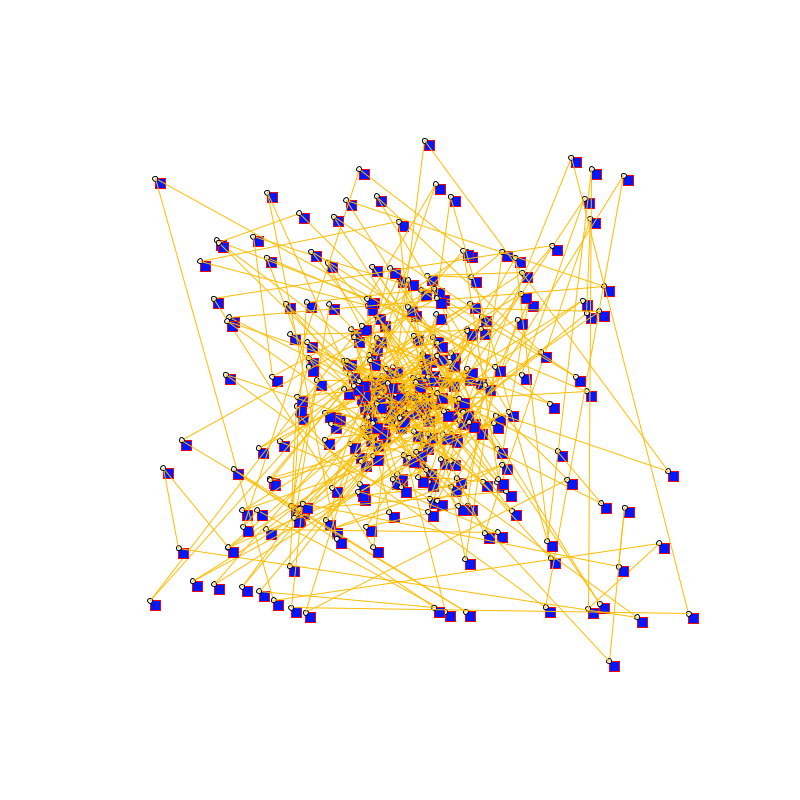
Frame 1 (no input)
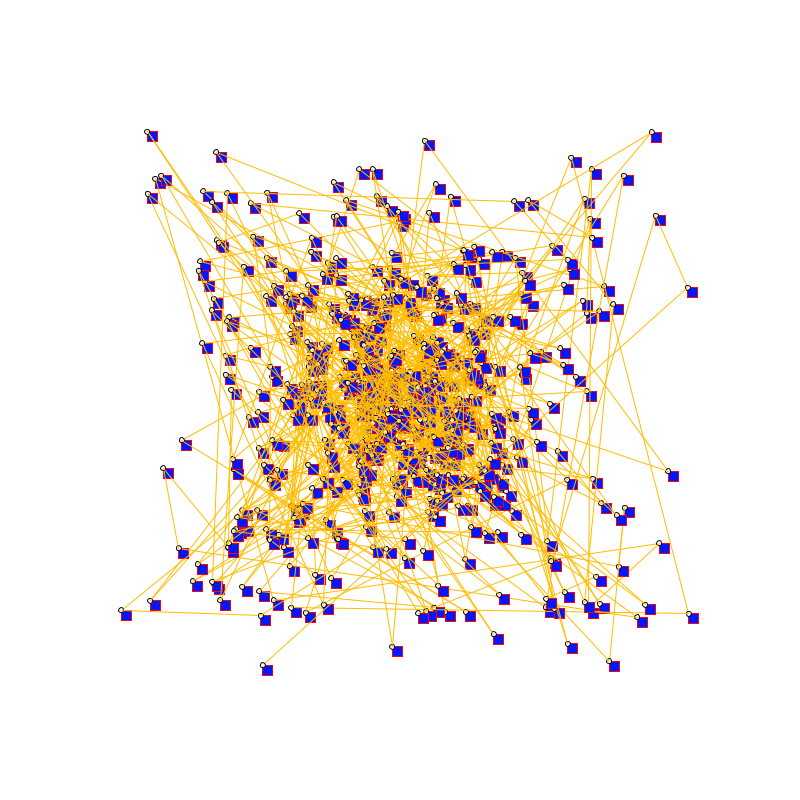
Frame 2 (the mouse pressed at the canvas centre, redrawn once)

The Processing sketch that drew these frames (run headless with seeded random() and noise(); the mouse was pressed at the canvas centre and the sketch redrawn once):

// Processing sketch: processing_62595
// ── processing_62595.pde

int quadrados; // numero total de objectos, neste caso circulos

float posX, posY; // variaveis para a posição horizontal e vertical do quadrado e círculos
float area; // variavel para a area da página
float px, py;//variavies das posições desta janela



void setup() {//definir as propriedades iniciais do ambiente, tais como o tamanho da janela e a cor
  
  size(800,800);//define o tamanho da janela
  background (255);//define a cor de fundo
  smooth();//suavizar 
  noLoop();//apenas lê o código uma vez
  
  quadrados = 300;// numero de quadrados gerados
  
 

}


void draw(){// parte ilustrativa (desenhos)

 
  
  //gera uma posição aleatoria na janela
     px = width/2 ;
     py = height/2 ;
     
  //gera uma posição aleatoria na janela
     posX = width/2 ;
     posY = height/2 ;
     
  for ( int i = 0; i <quadrados; i++)//controle das repetições da sequencia de código
  {
     posX = width/2 +   random (-i, i); // gera um numero para posição horizontal (x)
     posY = height/2 +  random (-i, i); // gera um numero para posição vertical (y)
     
     stroke(255,0,0);//outline a branco
     fill(0,23,255);//cor azul
     rect( posX, posY,10,10); // desenhar o quadrado 
     stroke(255,188,0);//outline 
     line(px, py, posX, posY);//desenha as linhas 
     stroke(0); // outline a preto
     fill(255); // cor branco
     ellipse(posX, posY,5,5); // elipse
    
     //interliga os quadrados para que estes nao convergam todos no mesmo ponto, mas mantendo-se ligadas umas com as outras
     px = posX;
     py = posY;
     
  } 
  
  
 }
